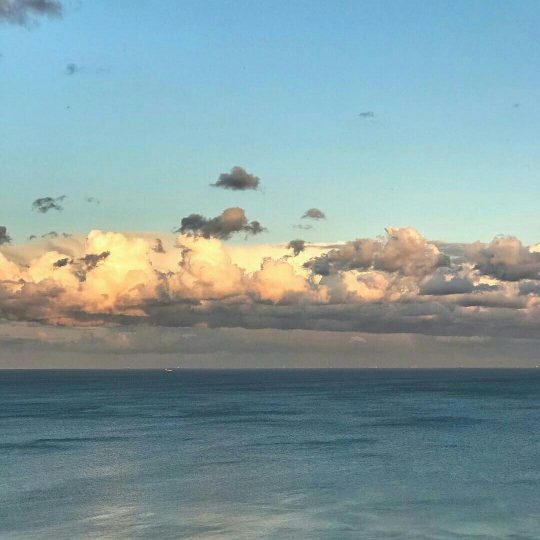
#> input picture images/V9KzCp-g0Vs.jpg, 1080 x 1080 px (shown at 1/2 size); its folder holds 3 pictures in this run
$ python main.py --image images/V9KzCp-g0Vs.jpg
#> lines starting #> are read from the running program, lines starting #| are printed output that depends on the picture
### popcolor.py
import glob
import numpy as np
import matplotlib.pyplot as plt
from cv2 import kmeans, KMEANS_RANDOM_CENTERS, TERM_CRITERIA_EPS, TERM_CRITERIA_MAX_ITER
from PIL import Image


class vegnn:
    k = 6
    data = {}
    def __init__(self, path, save_folder, pad=True):
#> called with path = 'images/*', save_folder = 'result', pad = True
        images = glob.iglob(path)
        for image in images:
            self.imgb = Image.open(image)
#> self.imgb is the input picture: PIL image 1080x1080 RGB; mean R, G, B 131.7, 156.7, 159.6
            self.pad = pad
            self.img_posterized = self.imgb.quantize((self.k//2)*self.k**2, 1)
            self.img_posterized = self.img_posterized.convert("RGB", palette=Image.ADAPTIVE, colors=self.k**3)
            self.img_posterized = np.array(self.img_posterized)

            ret, self.label, self.center = self._clustering()
#> ret = 750309621.8; self.center = [[250.3, 216, 153.1], [197.1, 165.1, 133.8], [78.62, 101.4, 111.6], [187.9, 215.1, 206.1], [140.9, 192.3, 213.2], [126.2, 129.7, 124.8]]
            self.data[image[image.index('/')+1:]] = self.center

            if (self.imgb.width-self.imgb.height) > (self.imgb.width+self.imgb.height)/10:
                self.figdraw(flag=0, w=50, h=15, r=1, c=2, an1='C', an2='W', bb=(1,0,-0.5,1), loc="center left")
            else:
                self.figdraw(flag=1, w=15, h=50, r=2, c=1, an1='S', an2='N', bb=(0.5,1.2), loc='lower center')

            self.conc_pic(name=image, save_folder=save_folder)

    def __getitem__(self, key):
        return self.data[key]

    def _clustering(self):
        return kmeans(
                    self.img_posterized.reshape(-1, 3).astype('float32'),
                    self.k,
                    None,
                    (TERM_CRITERIA_EPS + TERM_CRITERIA_MAX_ITER, 10, 1),
                    0,
                    KMEANS_RANDOM_CENTERS
                        )

    def _hist(self):
        (hist, _) = np.histogram(self.label, bins=self.k)
#> hist = [50360, 58056, 334002, 87765, 413156, 223061]
        mask = np.argsort(hist)
#> mask = [0, 1, 3, 5, 2, 4]
        self.center = self.center.reshape(-1, 3)[mask]
#> self.center = [[250.3, 216, 153.1], [197.1, 165.1, 133.8], [187.9, 215.1, 206.1], [126.2, 129.7, 124.8], [78.62, 101.4, 111.6], [140.9, 192.3, 213.2]]
        return hist[mask]


    def figdraw(self, flag, w, h, r, c, an1, an2, bb, loc):
        self.flag = flag
        fig = plt.figure()
        fig.set_size_inches(w, h)

        ax1 = plt.subplot(r, c, 2, aspect="equal", anchor=an1)
        ax2 = plt.subplot(r, c, 1, aspect="equal", anchor=an2)

        h = self._hist()
#> h = [50360, 58056, 87765, 223061, 334002, 413156]
        self.center = self.center.astype('uint8')
#> self.center = [[250, 216, 153], [197, 165, 133], [187, 215, 206], [126, 129, 124], [78, 101, 111], [140, 192, 213]]
        colors = np.array(['#{:02X}{:02X}{:02X}'.format(x[0],x[1],x[2]) for x in self.center])
        wedges, _ = ax1.pie(h, colors=colors, startangle=90, radius=1.25)
#> wedges = 6 items
        ax1.legend(wedges, colors, loc=loc, bbox_to_anchor=bb, fontsize=90+self.flag*20,
                    labelspacing=0.75+self.flag*((self.k-h.size)/(self.k*2)))

        ax2.imshow(self.img_posterized)
        ax2.axis('off')

        plt.tight_layout()
        fig.canvas.draw()
        w, h = fig.canvas.get_width_height()
        buf = np.frombuffer(fig.canvas.tostring_rgb(), dtype=np.uint8).reshape(w, h, 3)
        plt.close()
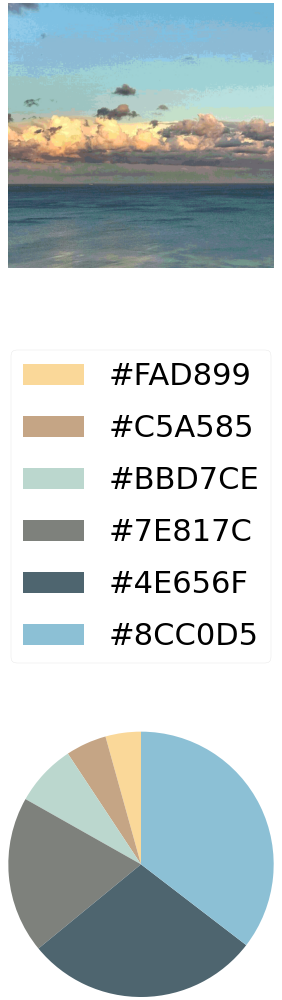
#> figure drawn by matplotlib, 2 panels

        self.figr = Image.frombytes("RGB", (w, h), buf.tostring())
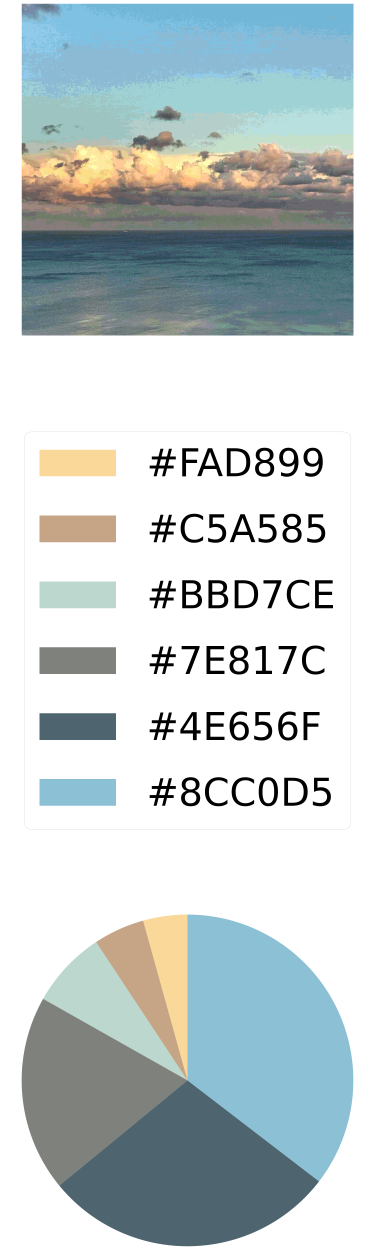
#> self.figr: PIL image 1500x5000 RGB (shown at 1/4 size); mean R, G, B 195.2, 205.8, 207.2

    def conc_pic(self, name, save_folder):
#> called with name = 'images/V9KzCp-g0Vs.jpg', save_folder = 'result'
        temp = np.array(self.imgb)

        if self.pad:
            pv = max(self.imgb.width, self.imgb.height)//85
#> pv = 12
            temp = np.pad(temp, ((pv,pv), (pv,pv), (0,0)), 'constant', constant_values=255)
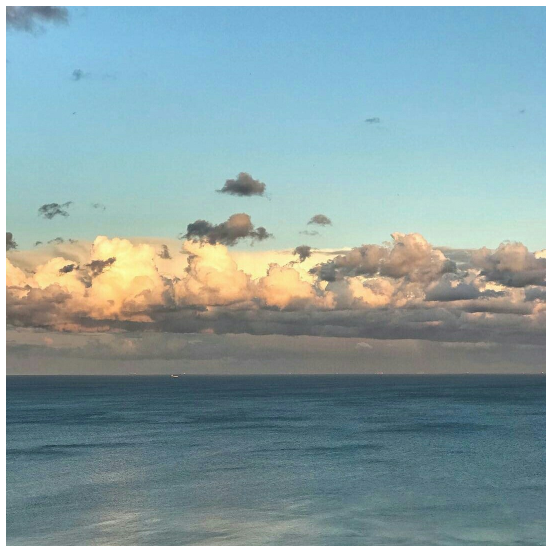
#> temp: shape (1104, 1104, 3) (shown at 1/2 size); mean R, G, B 137, 160.9, 163.7

        u = Image.fromarray(temp)
        d = self.figr

        w1, h1 = u.width, u.height
#> w1 = 1104; h1 = 1104
        w2, h2 = d.width, d.height
#> w2 = 1500; h2 = 5000

        if self.flag:
            if h1<h2: d = d.resize((int(w2*(h1/h2)), h1), Image.LANCZOS)
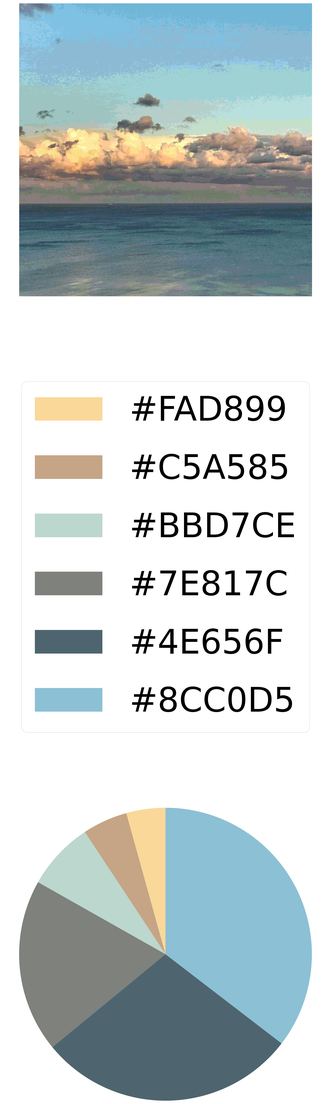
#> d: PIL image 331x1104 RGB; mean R, G, B 195.2, 205.7, 207.1
            if h1>h2: u = u.resize((int(w1*(h2/h1)), h2), Image.LANCZOS)
            self.ans = np.hstack((np.asarray(u),np.asarray(d)))
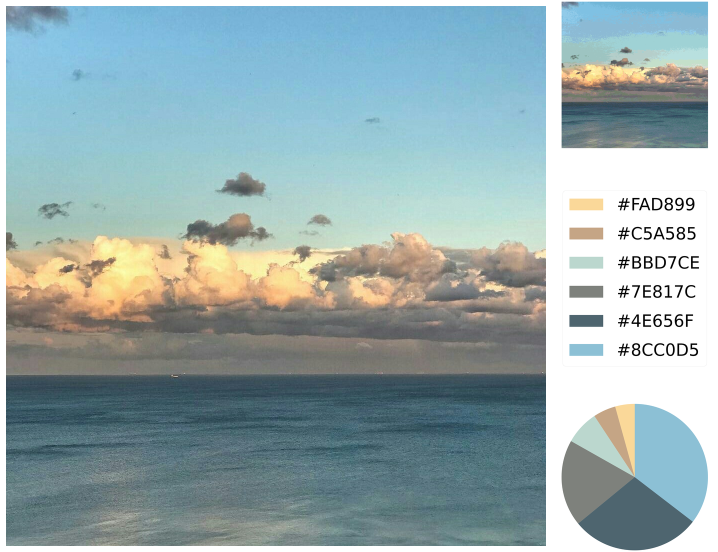
#> self.ans: shape (1104, 1435, 3) (shown at 1/2 size); mean R, G, B 150.4, 171.2, 173.7
#> pass 2 of the loop in __init__, `for image in images:`:
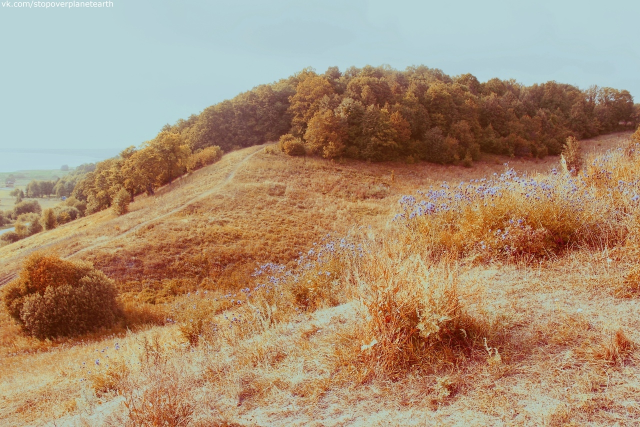
#> input picture images/Y_fhaj_ptpA.jpg, 1280 x 854 px (shown at 1/2 size)
#> in __init__, self.imgb is the input picture: PIL image 1280x854 RGB; mean R, G, B 169.1, 144.3, 118
#> self.img_posterized: PIL image 1280x854 P
#> in __init__, `ret, self.label, self.center = self._clustering()`: ret = 662819555.6; self.center = [[175.2, 132.6, 89.07], [102.6, 48.21, 21.94], [196.6, 172.9, 132.6], [157.6, 94.82, 52.22], [182.9, 212.7, 214.4], [119.7, 78.66, 58.35]]
#> self.figr: PIL image 5000x1500 RGB
#> temp: shape (884, 1310, 3)
#> in conc_pic (call 2), `if w1<w2: d = d.resize((w1, int(h2*(w1/w2))), Image.LANCZOS)`:
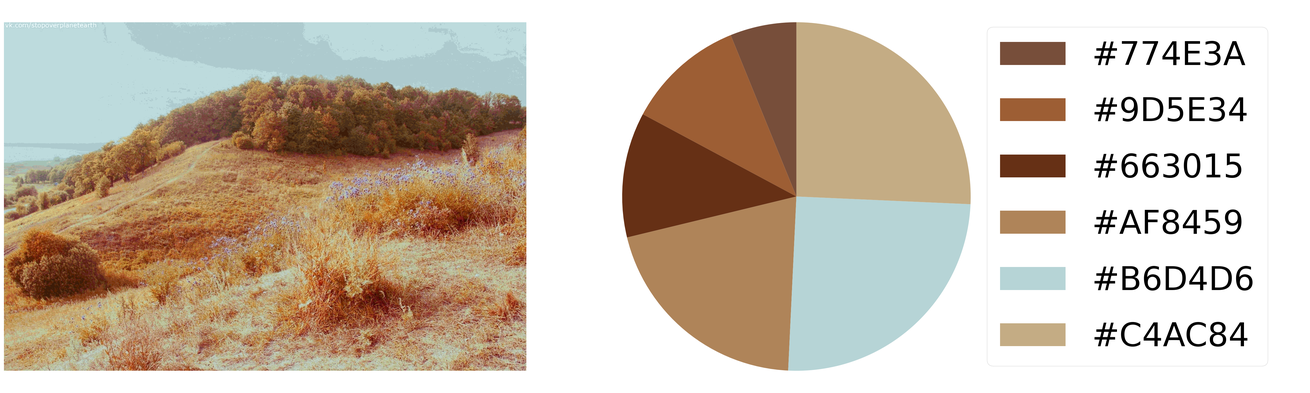
#> d: PIL image 1310x393 RGB; mean R, G, B 203.1, 189.9, 174.5
#> in conc_pic (call 2), `self.ans = np.vstack((np.asarray(u),np.asarray(d)))`:
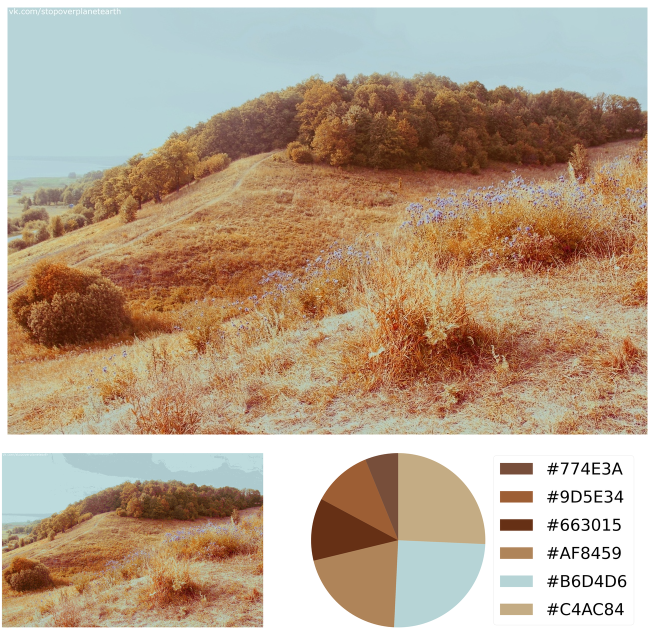
#> self.ans: shape (1277, 1310, 3) (shown at 1/2 size); mean R, G, B 182.9, 162.6, 140.7
#> pass 3 of the loop in __init__, `for image in images:`:
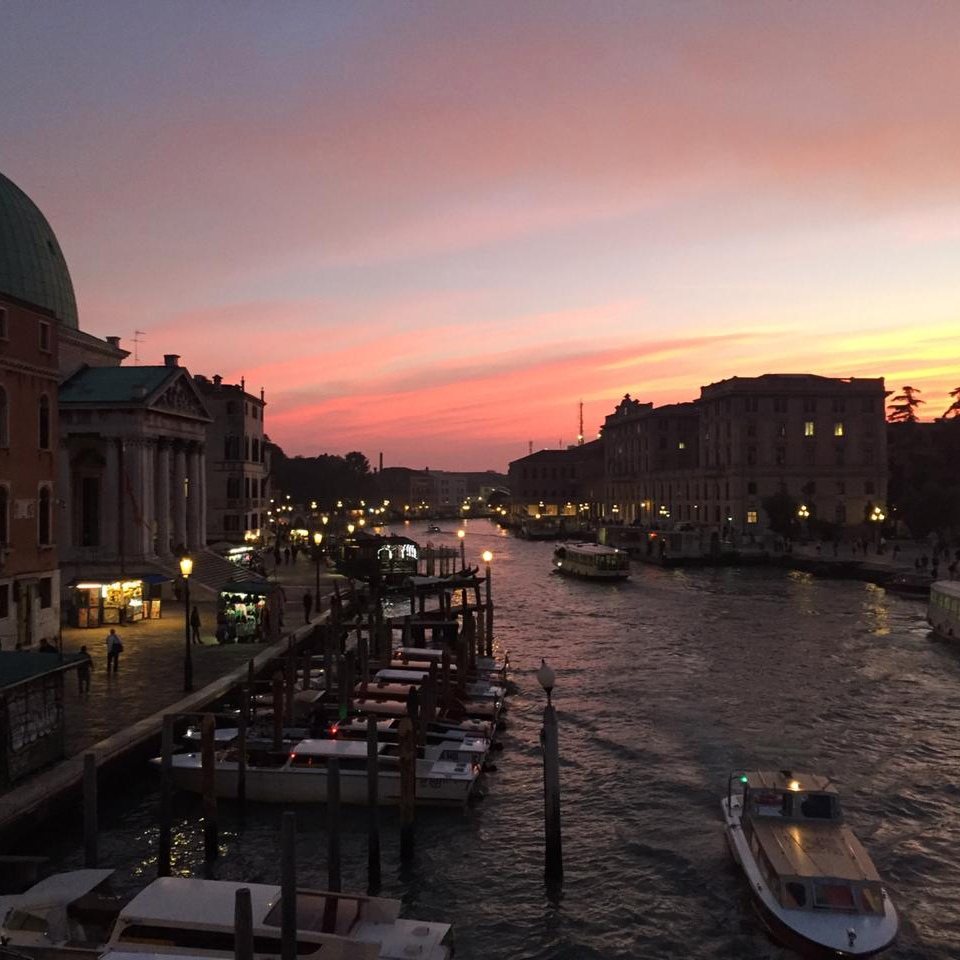
#> input picture images/YhopdponSPI.jpg, 960 x 960 px
#> in __init__, self.imgb is the input picture: PIL image 960x960 RGB; mean R, G, B 108.2, 86.5, 84.3
#> self.img_posterized: PIL image 960x960 P
#> in __init__, `ret, self.label, self.center = self._clustering()`: ret = 739274438.8; self.center = [[33.41, 21.65, 27.78], [248.7, 207.6, 184.1], [131.5, 118.1, 122.9], [206.4, 174.8, 173.2], [189.1, 137.4, 136.8], [82.28, 63.92, 66.18]]
#> self.figr: PIL image 1500x5000 RGB
#> temp: shape (982, 982, 3)
#> in conc_pic (call 3), `if h1<h2: d = d.resize((int(w2*(h1/h2)), h1), Image.LANCZOS)`:
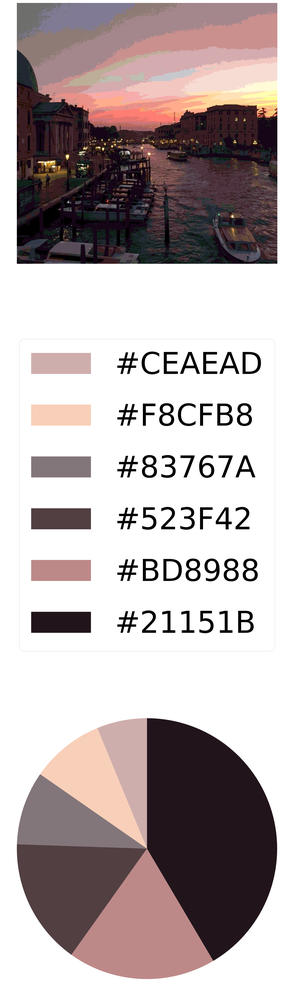
#> d: PIL image 294x982 RGB; mean R, G, B 185.4, 174.4, 174.8
#> in conc_pic (call 3), `self.ans = np.hstack((np.asarray(u),np.asarray(d)))`:
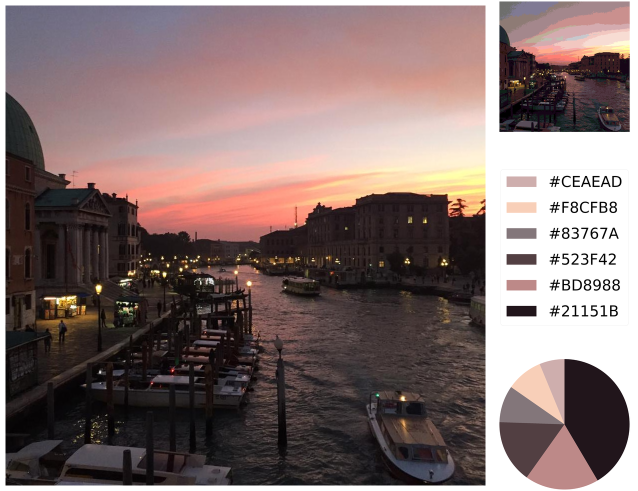
#> self.ans: shape (982, 1276, 3) (shown at 1/2 size); mean R, G, B 131, 112.5, 110.9
        else:
            if w1<w2: d = d.resize((w1, int(h2*(w1/w2))), Image.LANCZOS)
            if w1>w2: u = u.resize((w2, int(h1*(w2/w1))), Image.LANCZOS)
            self.ans = np.vstack((np.asarray(u),np.asarray(d)))

        self.ans = Image.fromarray(self.ans)
        self.ans.save(save_folder+'/'+name[name.index('/')+1:])

### soundgen.py
import os
import platform
import math
import pyaudio
import numpy as np
from time import sleep

class sound_gen:
    def __init__(self, tone_start=300, tone_stop=2250, bitrate=180000, length=1.0):
        self.tone_start = tone_start
        self.tone_stop = tone_stop
        self.bitrate = bitrate
        self.length = length
        self.numfr = int(bitrate*length)

    # [39 lines left out: function generate, not called in this run]

### main.py
import popcolor
import soundgen

import argparse
import numpy as np
import matplotlib.pyplot as plt


def _main():
	parser = argparse.ArgumentParser()
	parser.add_argument('--path', type=str, default='images',
		help="The path to where an images are stored.")
	parser.add_argument('--save_folder', type=str, default='result',
		help="The path to where an images will be saved.")
	parser.add_argument('--start_freq', type=int, default=300,
		help="Minimum frequence of sound.")
	parser.add_argument('--stop_freq', type=int, default=2250,
		help="Maximum frequence of sound.")
	parser.add_argument('--bitrate', type=int, default=180000,
		help="Bitrate of sound.")
	parser.add_argument('--length', type=float, default=1.0,
		help="Playback length.")
	parser.add_argument('--image', type=str,
		help="Image to play")
	args = vars(parser.parse_args())

	sound = soundgen.sound_gen(tone_start=args['start_freq'],
							   tone_stop=args['stop_freq'],
							   bitrate=args['bitrate'],
							   length=args['length'])

	colors = popcolor.vegnn(path=args['path']+'/*',
    						save_folder=args['save_folder'])

	data = colors[args['image']]/255
	priority = np.linspace(2, 1, data.shape[0]).reshape(-1, 1)
	data = np.hstack((data, priority))
	sound.generate(data)


if __name__=='__main__':
#> (the run stopped early here; a loop or call above may not have finished)
